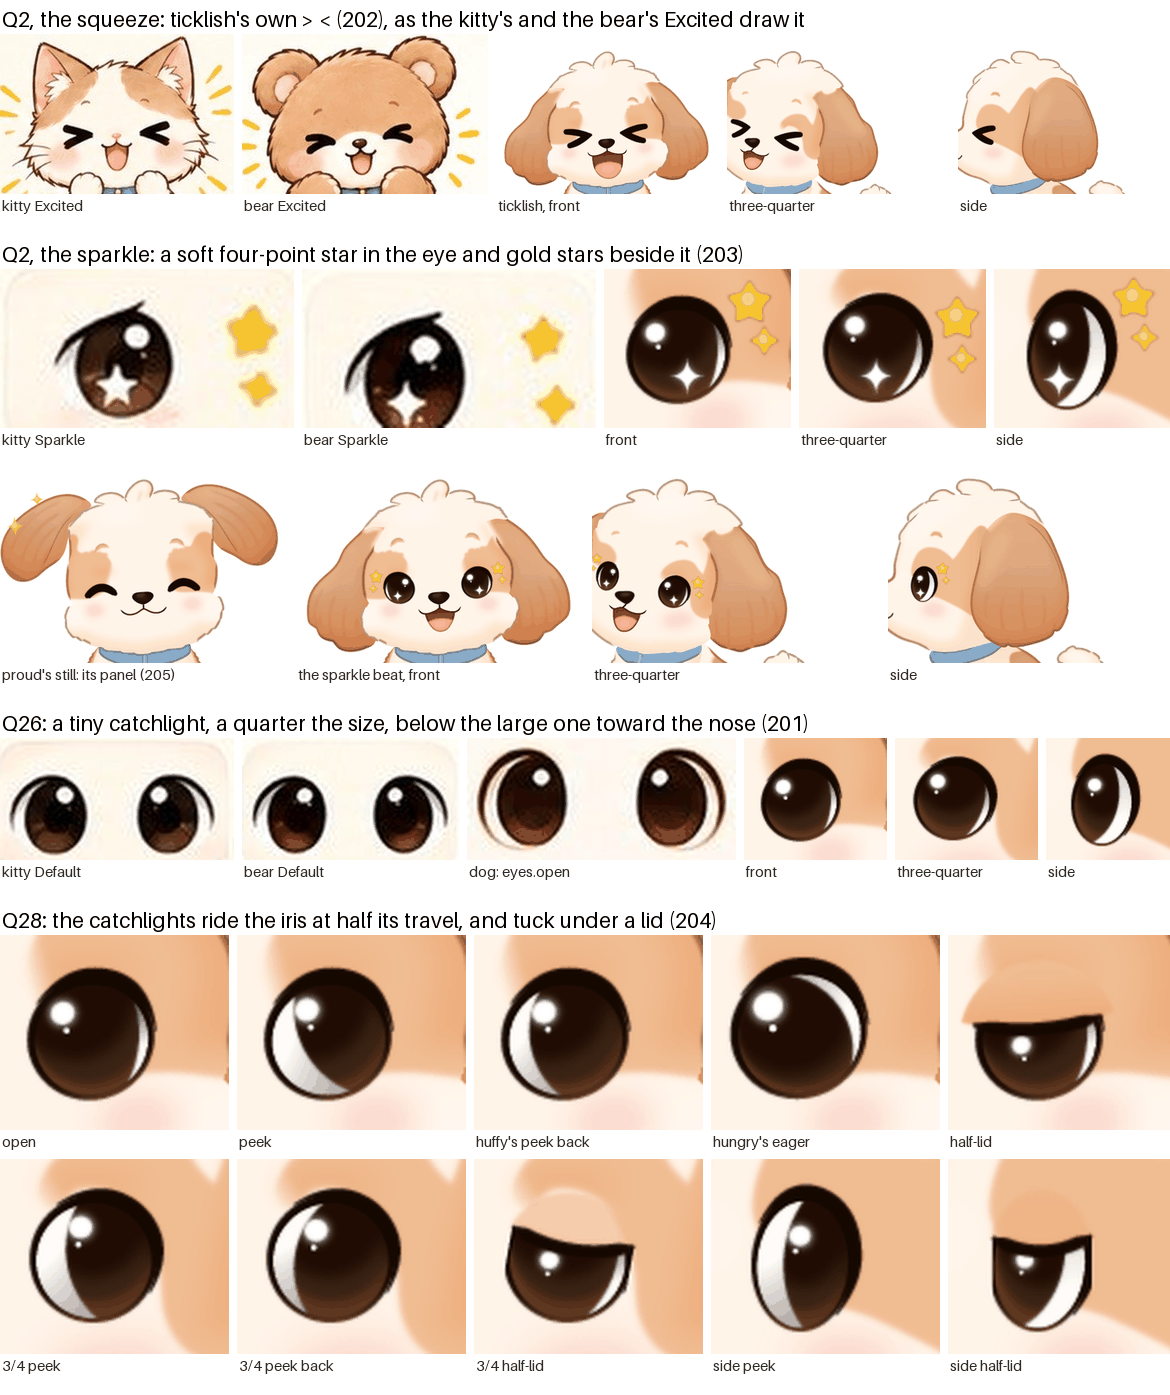

This figure's Python source:
"""The founder's eye decisions on one sheet, phone size (docs/QUESTIONS.md Q2, Q26, Q28; DECISIONS 200 to 204): the
squeeze beside the kitty's and the bear's Excited, the star sparkle beside their Sparkle eyes, the open eye's two
catchlights beside their Default eyes and the dog's own open eye panel, and the catchlights riding the iris. The
renders come from eyes.ts (each eye state on the rest face) and the Faces check's stills (ticklish and proud, as the
package plays them); the other sheets' panels are cut at fixed boxes, for review only.

    python3 qa/phase3/faces/eyes.py <eyes.ts out folder> <faces stills folder> <out.png>"""
import json
import sys
from pathlib import Path

from PIL import Image, ImageDraw, ImageFont

ROOT = Path(__file__).resolve().parents[3]
PANELS = ROOT / "characters" / "dog" / "ref" / "panels"
SHEETS = ROOT / "characters" / "reference"
WIDTH = 1170  # an iPhone's width in pixels
GAP = 8

# The kitty's and the bear's own panels, by their box on the 1280 x 960 sheet (x, y, w, h).
OTHER = {
    "kitty Excited": ("kitty", (285, 150, 220, 150)),
    "bear Excited": ("bear", (282, 150, 230, 150)),
    "kitty Sparkle": ("kitty", (332, 826, 96, 52)),
    "bear Sparkle": ("bear", (336, 826, 96, 52)),
    "kitty Default": ("kitty", (22, 711, 96, 50)),
    "bear Default": ("bear", (22, 716, 96, 54)),
}

# Model-point boxes (x0, y0, x1, y1) round the head, and round one eye (the dog's left, the near one in a turned view)
# with room for the sparkle's gold stars, per view.
HEAD = (-88, -178, 88, -52)
ONE = {"front": (9, -116, 43, -87), "threeQuarterL": (-52, -110, -18, -81), "sideL": (-80, -115, -46, -86)}

GROUPS = [
    {"title": "Q2, the squeeze: ticklish's own > < (202), as the kitty's and the bear's Excited draw it",
     "rows": [[("panel", "kitty Excited", "kitty Excited"), ("panel", "bear Excited", "bear Excited"),
               ("face", "ticklish", HEAD, "ticklish, front"),
               ("eyes", "eyes_threeQuarterL_squeeze", HEAD, "three-quarter"), ("eyes", "eyes_sideL_squeeze", HEAD, "side")]]},
    {"title": "Q2, the sparkle: a soft four-point star in the eye and gold stars beside it (203)",
     "rows": [[("panel", "kitty Sparkle", "kitty Sparkle"), ("panel", "bear Sparkle", "bear Sparkle"),
               ("eyes", "eyes_front_sparkle", ONE["front"], "front"), ("eyes", "eyes_threeQuarterL_sparkle", ONE["threeQuarterL"], "three-quarter"),
               ("eyes", "eyes_sideL_sparkle", ONE["sideL"], "side")],
              [("face", "proud", HEAD, "proud's still: its panel (205)"), ("eyes", "eyes_front_sparkle", HEAD, "the sparkle beat, front"),
               ("eyes", "eyes_threeQuarterL_sparkle", HEAD, "three-quarter"), ("eyes", "eyes_sideL_sparkle", HEAD, "side")]]},
    {"title": "Q26: a tiny catchlight, a quarter the size, below the large one toward the nose (201)",
     "rows": [[("panel", "kitty Default", "kitty Default"), ("panel", "bear Default", "bear Default"),
               ("dog", "expressions.eyes.open", "dog: eyes.open"),
               ("eyes", "eyes_front_open", ONE["front"], "front"), ("eyes", "eyes_threeQuarterL_open", ONE["threeQuarterL"], "three-quarter"),
               ("eyes", "eyes_sideL_open", ONE["sideL"], "side")]]},
    {"title": "Q28: the catchlights ride the iris at half its travel, and tuck under a lid (204)",
     "rows": [[("eyes", "eyes_front_open", ONE["front"], "open"), ("eyes", "eyes_front_peek", ONE["front"], "peek"),
               ("eyes", "eyes_front_peekBack", ONE["front"], "huffy's peek back"), ("eyes", "eyes_front_eager", ONE["front"], "hungry's eager"),
               ("eyes", "eyes_front_sleepy", ONE["front"], "half-lid")],
              [("eyes", "eyes_threeQuarterL_peek", ONE["threeQuarterL"], "3/4 peek"), ("eyes", "eyes_threeQuarterL_peekBack", ONE["threeQuarterL"], "3/4 peek back"),
               ("eyes", "eyes_threeQuarterL_sleepy", ONE["threeQuarterL"], "3/4 half-lid"), ("eyes", "eyes_sideL_peek", ONE["sideL"], "side peek"),
               ("eyes", "eyes_sideL_sleepy", ONE["sideL"], "side half-lid")]]},
]


def font(size):
    return ImageFont.load_default(size=size)


def cut(still, box):
    """The still cut at a box in model points, on white."""
    info = json.loads((still / "still.json").read_text())
    ppp, (rx, ry) = info["ppp"], info["rootPx"]
    im = Image.open(still / "white.png").convert("RGB")
    x0, y0, x1, y1 = box
    size = (round((x1 - x0) * ppp), round((y1 - y0) * ppp))
    return im.transform(size, Image.EXTENT, (rx + x0 * ppp, ry + y0 * ppp, rx + x1 * ppp, ry + y1 * ppp), Image.BICUBIC, fillcolor=(255, 255, 255))


def tile(cell, eyes, faces):
    kind = cell[0]
    if kind == "panel":
        species, (x, y, w, h) = OTHER[cell[1]]
        return Image.open(SHEETS / species / "expressions.jpg").convert("RGB").crop((x, y, x + w, y + h))
    if kind == "dog":
        return Image.open(PANELS / cell[1].split(".")[0] / f"{cell[1]}.png").convert("RGB")
    return cut((eyes if kind == "eyes" else faces) / cell[1], cell[2])


def strip(images, captions, height, size):
    """Images side by side at one height, each captioned under it, scaled down together if they overflow the width."""
    scaled = lambda im, h: im.resize((max(1, round(im.width * h / im.height)), h), Image.LANCZOS)
    tiles = [scaled(im, height) for im in images]
    room = [max(t.width, round(font(size).getlength(c)) + 4) for t, c in zip(tiles, captions)]
    total = sum(room) + GAP * (len(tiles) - 1)
    if total > WIDTH:
        k = WIDTH / total
        tiles = [scaled(t, max(1, round(t.height * k))) for t in tiles]
        room = [max(t.width, round(font(size).getlength(c)) + 4) for t, c in zip(tiles, captions)]
    out = Image.new("RGB", (WIDTH, max(t.height for t in tiles) + size + 8), "white")
    draw = ImageDraw.Draw(out)
    x = 0
    for t, caption, w in zip(tiles, captions, room):
        out.paste(t, (x, 0))
        draw.text((x + 2, t.height + 2), caption, fill=(40, 40, 40), font=font(size))
        x += w + GAP
    return out


def main(eyes, faces, out):
    eyes, faces = Path(eyes), Path(faces)
    rows = []
    for g in GROUPS:
        title = Image.new("RGB", (WIDTH, 34), "white")
        ImageDraw.Draw(title).text((2, 6), g["title"], fill=(0, 0, 0), font=font(21))
        rows.append(title)
        for r in g["rows"]:
            rows.append(strip([tile(c, eyes, faces) for c in r], [c[-1] for c in r], 230, 15))
            rows.append(Image.new("RGB", (WIDTH, 6), "white"))
        rows.append(Image.new("RGB", (WIDTH, 12), "white"))
    full = Image.new("RGB", (WIDTH, sum(r.height for r in rows)), "white")
    y = 0
    for r in rows:
        full.paste(r, (0, y))
        y += r.height
    # 256 colours keep it small enough to open from a pull request on a phone.
    full.quantize(colors=256).save(out, optimize=True)
    print(out, full.size)


if __name__ == "__main__":
    main(*sys.argv[1:4])
